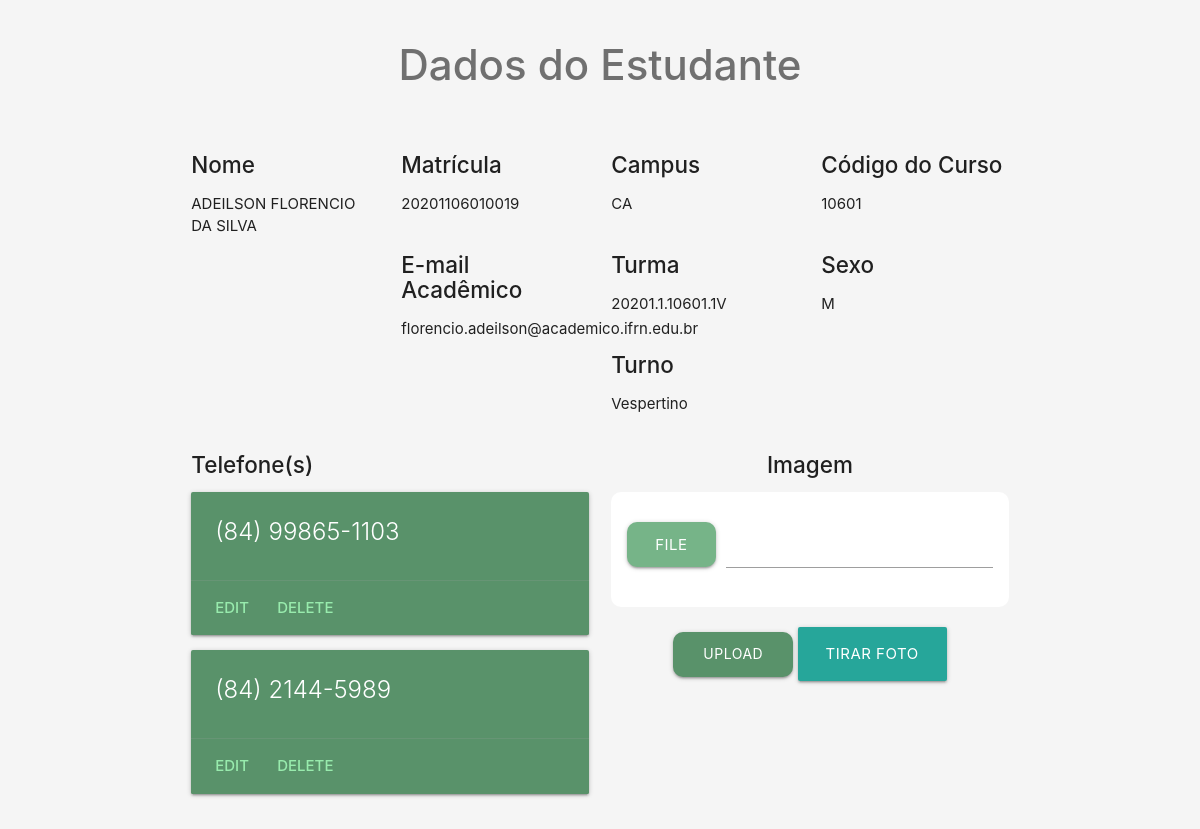
The page /data/7/ on the database its author committed.
### core/models.py (models this page shows, shortened)
class Student(models.Model):
    name = models.CharField('Nome do Aluno', max_length=100)
    matriculation = models.CharField('Matrícula', max_length=14, unique=True)
    CAMPUS_CHOICES = [
        ('CA', 'CA')
    ]
    campus = models.CharField(max_length=2, choices=CAMPUS_CHOICES)
    code_course = models.CharField('Código do Curso', max_length=10)
    desc_course = models.TextField('Descrição do Curso')
    email_acad = models.EmailField('E-mail Acadêmico')
    GENDER_CHOICES = [
        ('F', 'Feminino'),
        ('M', 'Masculino'),
    ]
    gender = models.CharField("Gênero", max_length=1, choices=GENDER_CHOICES)
    STATUS_COURSE_CHOICES = [
        ('Matriculado', 'Matriculado'),
        ('Desativado', 'Desativado'),
    ]
    status_course = models.CharField('Estado no curso', max_length=11, choices=STATUS_COURSE_CHOICES)
    class_school = models.CharField('Turma', max_length=20)
    SHIFT_CHOICES = [
        ('Matutino', 'Matutino'),
        ('Vespertino', 'Vespertino'),
        ('Noturno', 'Noturno'),
    ]
    shift = models.CharField("Turno", max_length=10, choices=SHIFT_CHOICES)
    photo = models.ImageField(upload_to='students/', blank=True) #Chave estrangeira

class PhonesStudent(models.Model):
    student = models.ForeignKey(Student, on_delete=models.RESTRICT)
    phone = models.CharField('Telefone', max_length=12)

### core/views.py (the view)
# urls.py: path('data/<int:pk>/', views.dataStudent, name='data-student'),
def dataStudent(request, pk):
    if request.method == 'POST' and len(request.FILES) != 0:
        form = ImageStudentForm(request.FILES)
        if form.is_valid():
            student = Student.objects.get(pk=pk)
            file = request.FILES['file']
            filename, fileextension = os.path.splitext(file.name)
            file.name = f'user_{pk}{fileextension}'
            student.photo = file
            student.save()
    else:
        form = ImageStudentForm()
    data_student = Student.objects.get(pk=pk)
    phones_objs = PhonesStudent.objects.all()
    phones = []
    for p in phones_objs:
        if p.student.pk == pk:
            phones.append(p.phone)
    return render(request, 'dataStudent.html', {'data_student': data_student, 'phones': phones, 'form': form})

### core/forms.py
class ImageStudentForm(forms.Form):
    file = forms.FileField(widget=forms.TextInput(
        attrs={'type': 'file', 'accept': 'image/*'})
    )

### core/templates/dataStudent.html (shortened to what this page needs)
{% load static %}
<!DOCTYPE html>
<html>
<head>
    <link rel="stylesheet" href="{% static 'css/materialize.css' %}">
    <link rel="stylesheet" href="{% static 'css/custom.css' %}">
</head>
<body>
    <section>
        <div class="container">
            <div class="center title-h2">
                <h2>Dados do Estudante</h2>
            </div>
            <div class="row">
                <div>
                    <div class="sec-h4 col s3">
                        <h4>Nome</h4>
                        <p>{{ data_student.name }}</p>
                    </div>
                    <div class="sec-h4 col s3">
                        <h4>Matrícula</h4>
                        <p>{{ data_student.matriculation }}</p>
                    </div>
                    <div class="sec-h4 col s3">
                        <h4>Campus</h4>
                        <p>{{ data_student.campus }}</p>
                    </div>
                    <div class="sec-h4 col s3">
                        <h4>Código do Curso</h4>
                        <p>{{ data_student.code_course }}</p>
                    </div>
                </div>
                <div>
                    <div class="sec-h4 col s3">
                        <h4>E-mail Acadêmico</h4>
                        <p>{{ data_student.email_acad }}</p>
                    </div>
                    <div class="sec-h4 col s3">
                        <h4>Turma</h4>
                        <p>{{ data_student.class_school }}</p>
                    </div>
                    <div class="sec-h4 col s3">
                        <h4>Sexo</h4>
                        <p>{{ data_student.gender }}</p>
                    </div>
                    <div class="sec-h4 col s3">
                        <h4>Turno</h4>
                        <p>{{ data_student.shift }}</p>
                    </div>
                </div>
                <div>
                    <div class="sec-h4 col s6">
                        <h4>Telefone(s)</h4>
                        {% for ph in phones %}
                        <div class="card darken-1">
                            <div class="card-content white-text">
                                <span class="card-title">{{ ph }}</span>
                            </div>
                            <div class="card-action">
                                <a href="#">Edit</a>
                                <a href="#">Delete</a>
                            </div>
                        </div>
                        {% endfor %}
                    </div>
                </div>
                <div>
                    <div class="sec-h4 col s6 center">
                        <h4>Imagem</h4>
                        {% if not data_student.photo %}
                        <form method="POST" enctype="multipart/form-data">
                            <div class="form-file">
                                <div class="file-field input-field">
                                    <div class="btn btn-large btn-file">
                                        <span>File</span>
                                    </div>
                                    <div class="file-path-wrapper">
                                        <input type="text" class="file-path validate">
                                    </div>
                                </div>
                            </div>
                            <div class="div-submit-btn center">
                                <button class="btn btn-upload" type="submit">Upload</button>
                                <a class="btn btn-large" href="instant/image/">Tirar Foto</a>
                            </div>
                        </form>
                        {% endif %}
                    </div>
                </div>
            </div>
        </div>
    </section>
</body>
</html>

### core/static/css/custom.css (style rules this page uses)
body { background-color: #F5F5F5; }
.title-h2 h2 { color: #707070; font-weight: 500; font-size: 2.8em; margin: 5% 0%; }
.form-file { background-color: white; padding: 4%; border-radius: 10px; }
.btn-file { background-color: #76B488; border-radius: 10px; }
.div-submit-btn { margin-top: 5%; }
.btn-upload { background-color: #59926A; border-radius: 10px; width: 15vw; height: 55px; text-align: center; font-weight: 400; }
.sec-h4 h4 { font-size: 1.5em; font-weight: 500; }
.card { background-color: #59926A; }
.card-action a { color: #98ebad !important; font-weight: 500; }
.sec-h4 .btn-upload { width: 10vw; height: 45px; }

### rows shown on the page
Student: name "ADEILSON FLORENCIO DA SILVA", matriculation "20201106010019", campus "CA", code_course "10601", email_acad "florencio.adeilson@academico.ifrn.edu.br", class_school "20201.1.10601.1V", gender "M", shift "Vespertino"
PhonesStudent: phones "(84) 99865-1103"
PhonesStudent: phones "(84) 2144-5989"
